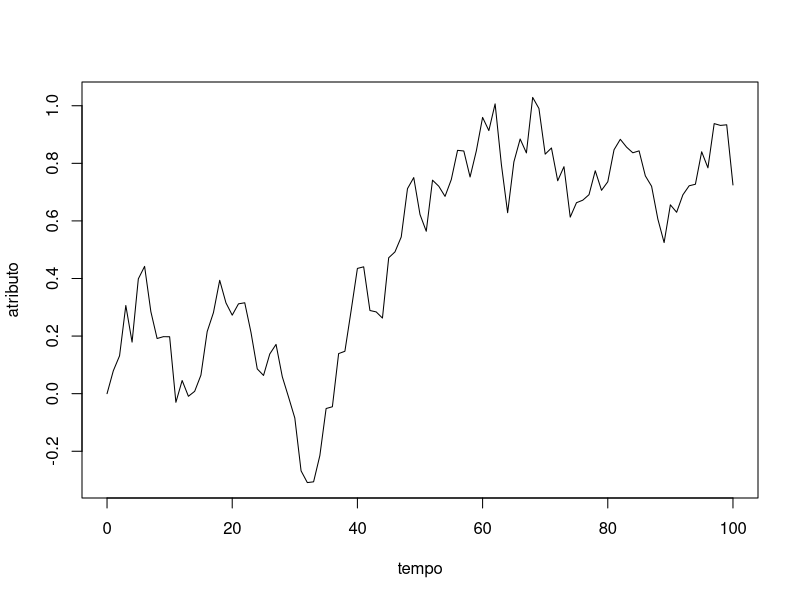
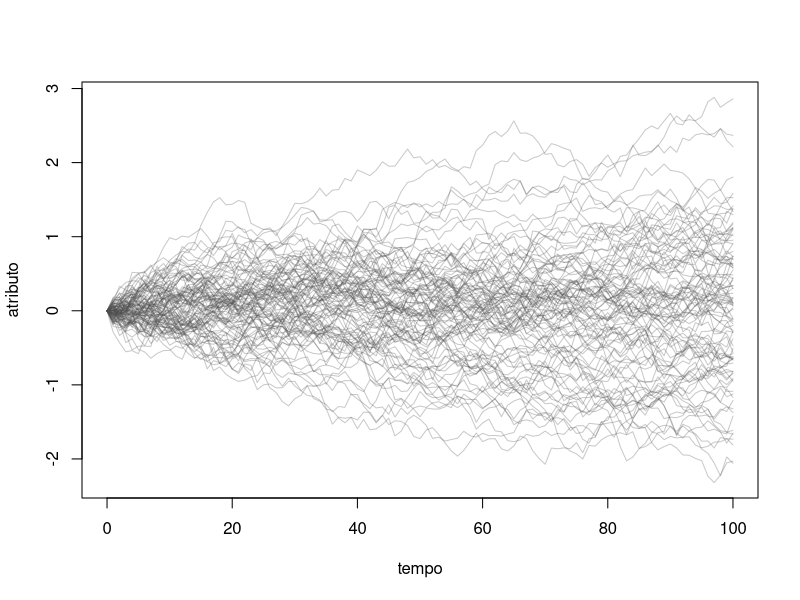
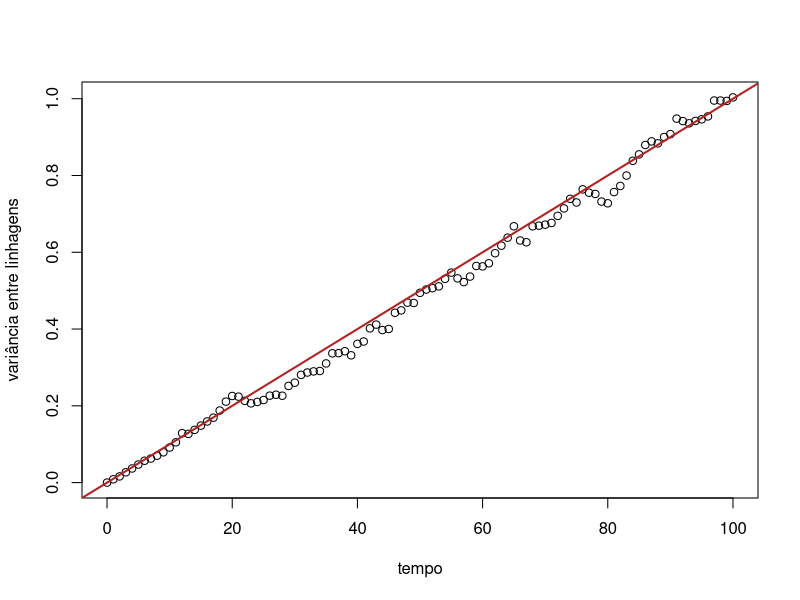
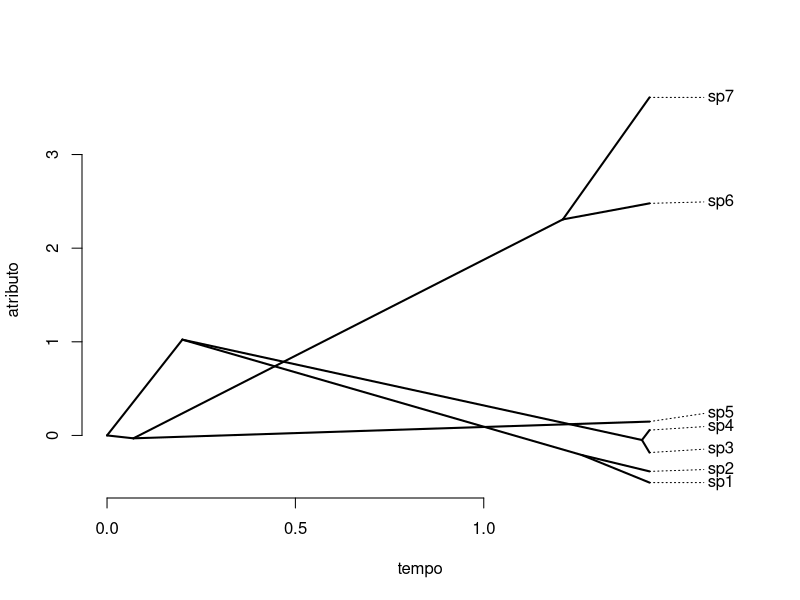
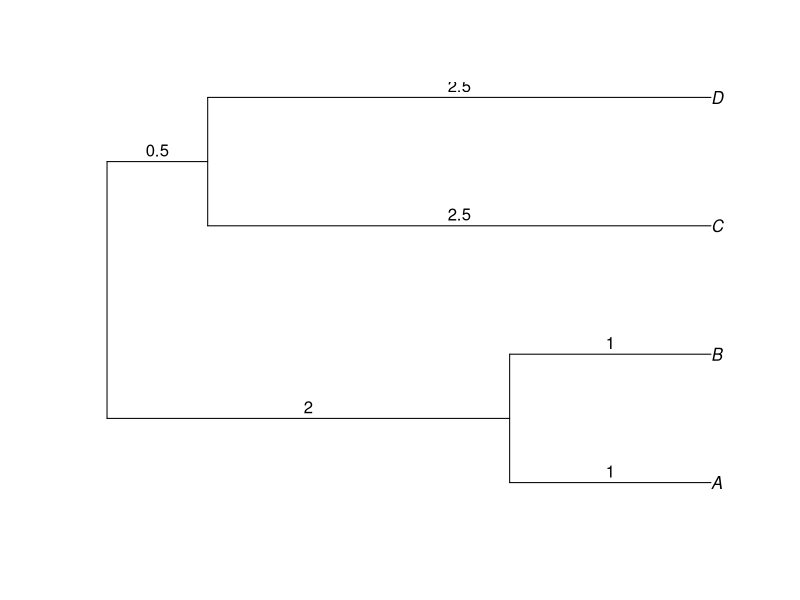
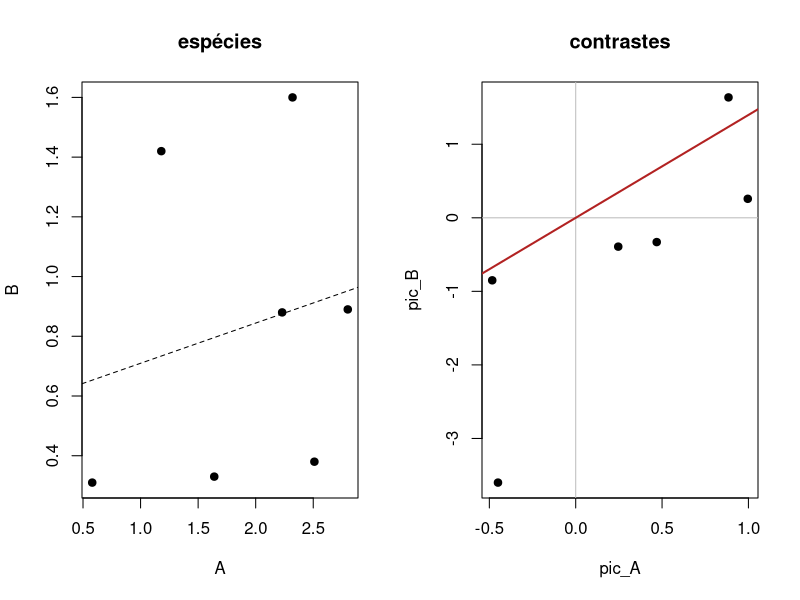

Recreate these plots in R, in order.
## ---- chunk 1
library(ape)
library(phytools)
## ---- chunk 2
set.seed(21)
t <- 0:100        # tempo
sig2 <- 0.01      # taxa
passos <- rnorm(length(t) - 1, mean = 0, sd = sqrt(sig2))
x <- c(0, cumsum(passos))
plot(t, x, type = "l", xlab = "tempo", ylab = "atributo")
## ---- chunk 3
nsim <- 100
X <- matrix(rnorm(nsim * (length(t) - 1), sd = sqrt(sig2)), nsim)
X <- cbind(0, t(apply(X, 1, cumsum)))     # uma linha por linhagem
matplot(t, t(X), type = "l", lty = 1, col = adjustcolor("grey30", .3),
        xlab = "tempo", ylab = "atributo")
## ---- chunk 4
var_t <- apply(X, 2, var)
plot(t, var_t, xlab = "tempo", ylab = "variância entre linhagens")
abline(0, sig2, col = "firebrick", lwd = 2)   # a reta esperada, sig2 * t
c(observada = var_t[101], esperada = sig2 * 100)
## ---- chunk 5
guia <- read.tree(text = "(((sp1:0.18,sp2:0.18):1.06,(sp3:0.02,sp4:0.02):1.22):0.20,(sp5:1.37,(sp6:0.23,sp7:0.23):1.14):0.07);")
set.seed(7)
z <- fastBM(guia, sig2 = 1, internal = TRUE)
round(z, 2)
phenogram(guia, z, spread.labels = TRUE, ylab = "atributo", xlab = "tempo")
## ---- chunk 6
round(cophenetic(guia), 2)
## ---- chunk 7
C <- vcv(guia)
round(C, 2)
## ---- chunk 8
#| fig-height: 3
peq <- read.tree(text = "((A:1,B:1):2,(C:2.5,D:2.5):0.5);")
plot(peq); edgelabels(peq$edge.length, frame = "none", adj = c(.5, -.4))
anc   <- mrca(peq)                       # nó ancestral de cada par
prof  <- node.depth.edgelength(peq)      # distância de cada nó (e ponta) à raiz
C_mao <- matrix(prof[anc], 4, 4, dimnames = dimnames(anc))
C_mao
all.equal(C_mao, vcv(peq))
## ---- chunk 9
set.seed(11)
reps <- fastBM(peq, sig2 = 1, nsim = 5000)
round(cov(t(reps)), 2)
## ---- chunk 10
B <- setNames(c(0.38, 0.89, 0.88, 1.60, 0.33, 1.42, 0.31), paste0("sp", 1:7))
## ---- chunk 11
(B["sp6"] - B["sp7"]) / sqrt(0.23 + 0.23)
## ---- chunk 12
pic_B <- pic(B, guia)
round(pic_B, 3)
## ---- chunk 13
ace(B, guia, method = "pic")$ace
## ---- chunk 14
A <- setNames(c(2.51, 2.80, 2.23, 2.32, 1.64, 1.18, 0.58), paste0("sp", 1:7))
pic_A <- pic(A, guia)
ajuste_pic <- lm(pic_B ~ pic_A - 1)
coef(ajuste_pic)
## ---- chunk 15
coef(lm(B ~ A))
## ---- chunk 16
#| fig-height: 3.8
par(mfrow = c(1, 2))
plot(A, B, pch = 19, main = "espécies"); abline(lm(B ~ A), lty = 2)
plot(pic_A, pic_B, pch = 19, main = "contrastes"); abline(h = 0, v = 0, col = "grey")
abline(ajuste_pic, col = "firebrick", lwd = 2)
